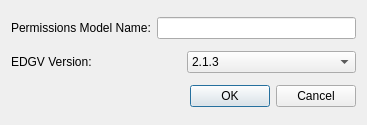
<?xml version="1.0" encoding="UTF-8"?>
<ui version="4.0">
 <class>Dialog</class>
 <widget class="QDialog" name="Dialog">
  <property name="geometry">
   <rect>
    <x>0</x>
    <y>0</y>
    <width>367</width>
    <height>125</height>
   </rect>
  </property>
  <property name="windowTitle">
   <string>Create Permissions Model</string>
  </property>
  <layout class="QGridLayout" name="gridLayout">
   <item row="0" column="0">
    <layout class="QHBoxLayout" name="horizontalLayout">
     <item>
      <widget class="QLabel" name="label">
       <property name="text">
        <string>Permissions Model Name:</string>
       </property>
      </widget>
     </item>
     <item>
      <widget class="QLineEdit" name="lineEdit"/>
     </item>
    </layout>
   </item>
   <item row="1" column="0">
    <layout class="QHBoxLayout" name="horizontalLayout_2">
     <item>
      <widget class="QLabel" name="label_2">
       <property name="text">
        <string>EDGV Version:</string>
       </property>
      </widget>
     </item>
     <item>
      <widget class="QComboBox" name="versionCombo">
       <item>
        <property name="text">
         <string>2.1.3</string>
        </property>
       </item>
      </widget>
     </item>
    </layout>
   </item>
   <item row="2" column="0">
    <widget class="QDialogButtonBox" name="buttonBox">
     <property name="orientation">
      <enum>Qt::Horizontal</enum>
     </property>
     <property name="standardButtons">
      <set>QDialogButtonBox::Cancel|QDialogButtonBox::Ok</set>
     </property>
    </widget>
   </item>
  </layout>
 </widget>
 <resources/>
 <connections>
  <connection>
   <sender>buttonBox</sender>
   <signal>accepted()</signal>
   <receiver>Dialog</receiver>
   <slot>accept()</slot>
   <hints>
    <hint type="sourcelabel">
     <x>248</x>
     <y>254</y>
    </hint>
    <hint type="destinationlabel">
     <x>157</x>
     <y>274</y>
    </hint>
   </hints>
  </connection>
  <connection>
   <sender>buttonBox</sender>
   <signal>rejected()</signal>
   <receiver>Dialog</receiver>
   <slot>reject()</slot>
   <hints>
    <hint type="sourcelabel">
     <x>316</x>
     <y>260</y>
    </hint>
    <hint type="destinationlabel">
     <x>286</x>
     <y>274</y>
    </hint>
   </hints>
  </connection>
 </connections>
</ui>
